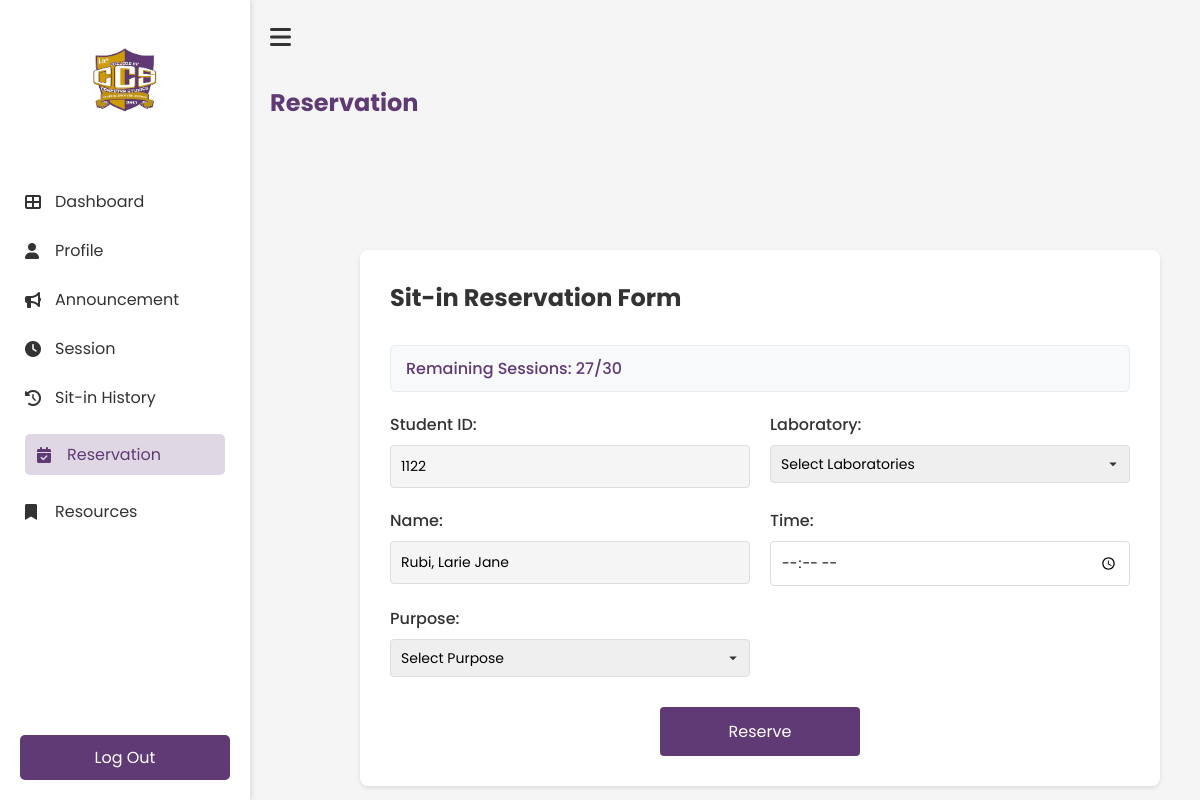
/Reservation (signed in), run on an earlier commit of the app's database.
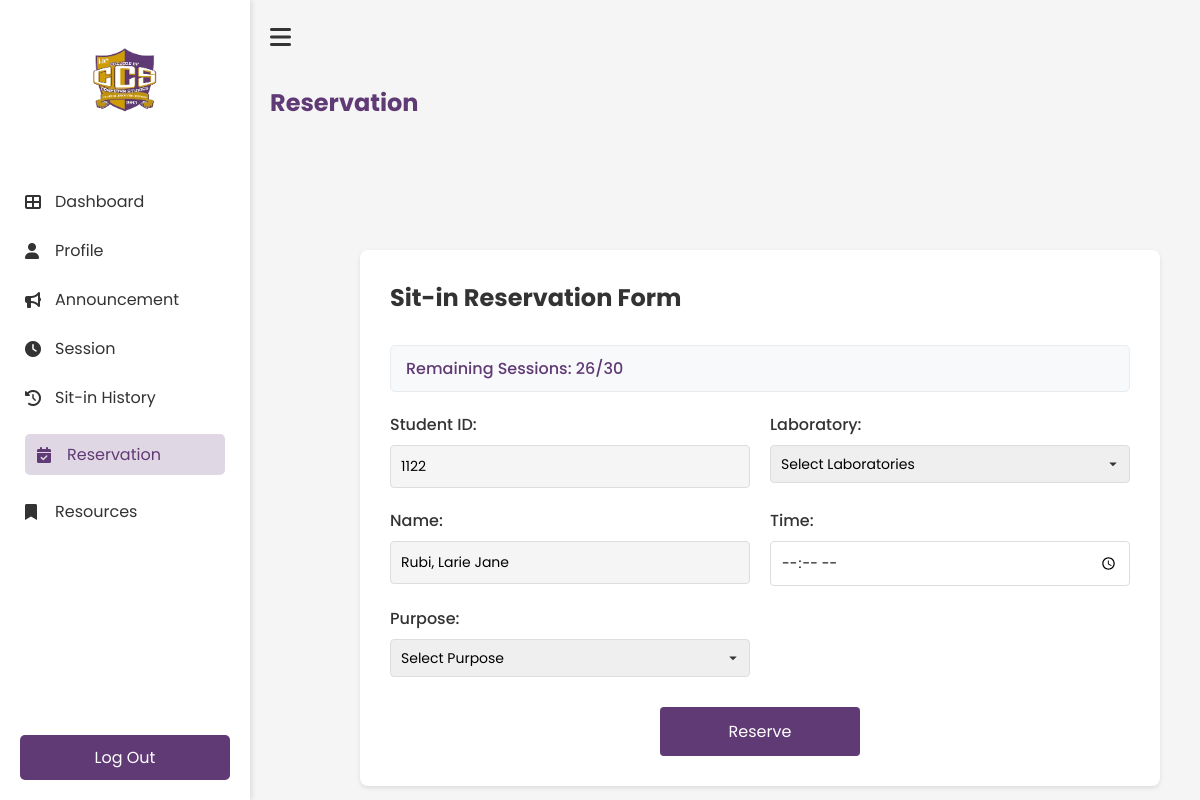
And on a later commit of the database.
### tables this page shows
CREATE TABLE users(
idno integer primary key,
lastname text not null,
firstname text not null,
middlename text,
course text not null,
year_level integer not null,
email text unique not null,
username text unique not null,
password text not null, sessions TEXT DEFAULT NULL, address text, photo text, points INTEGER DEFAULT 0, remaining_sessions INTEGER DEFAULT 0);

### app.py (the view, shortened to what this page needs)
@app.route('/Reservation', methods=['GET', 'POST'])
def Reservation():
    if 'username' not in session:
        return redirect(url_for('login'))
    user = get_user_reservation_data(session['student_id'])
    if not user:
        flash('Error loading user data', 'error')
        return redirect(url_for('Dashboard'))
    return render_template('student/reservation.html', user=user)

### templates/student/reservation.html (shortened to what the changed rows need)
<!DOCTYPE html>
<html lang="en">
<head>
    <link rel="stylesheet" href="{{ url_for('static', filename='student/reservation.css') }}">
    <link rel="stylesheet" href="https://cdnjs.cloudflare.com/ajax/libs/font-awesome/6.0.0-beta3/css/all.min.css">
<body>
    <div class="reservation-container">
        <div class="main-content">
            <h1 class="header">Reservation</h1>
            <div class="main-content">
                <div class="form-card">
                    <h2>Sit-in Reservation Form</h2>
                    <div class="session-info">
                        <p>Remaining Sessions: {{ user['sessions'] if user['sessions'] is not none else 30 }}/30</p>
                    </div>
                    <form class="reservation-form" method="POST">
                        <div class="form-group-row">
                            <div class="form-group">
                                <label for="student_id">Student ID:</label>
                                <input type="text" id="student_id" name="student_id" value="{{ user['idno'] }}" readonly>
                            </div>
                        </div>
                        <div class="form-group-row">
                            <div class="form-group">
                                <label for="name">Name:</label>
                                <input type="text" id="name" name="name" value="{{ user['lastname'] }}, {{ user['firstname'] }} {{ user['middlename'] if user['middlename'] else '' }}" readonly>
                            </div>
                        </div>
                    </form>
                </div>
            </div>
        </div>
    </div>
</body>
</html>

What changed in the data, as far as the page shows it:
changed users "Rubi, Larie Jane": sessions "27" → "26"
